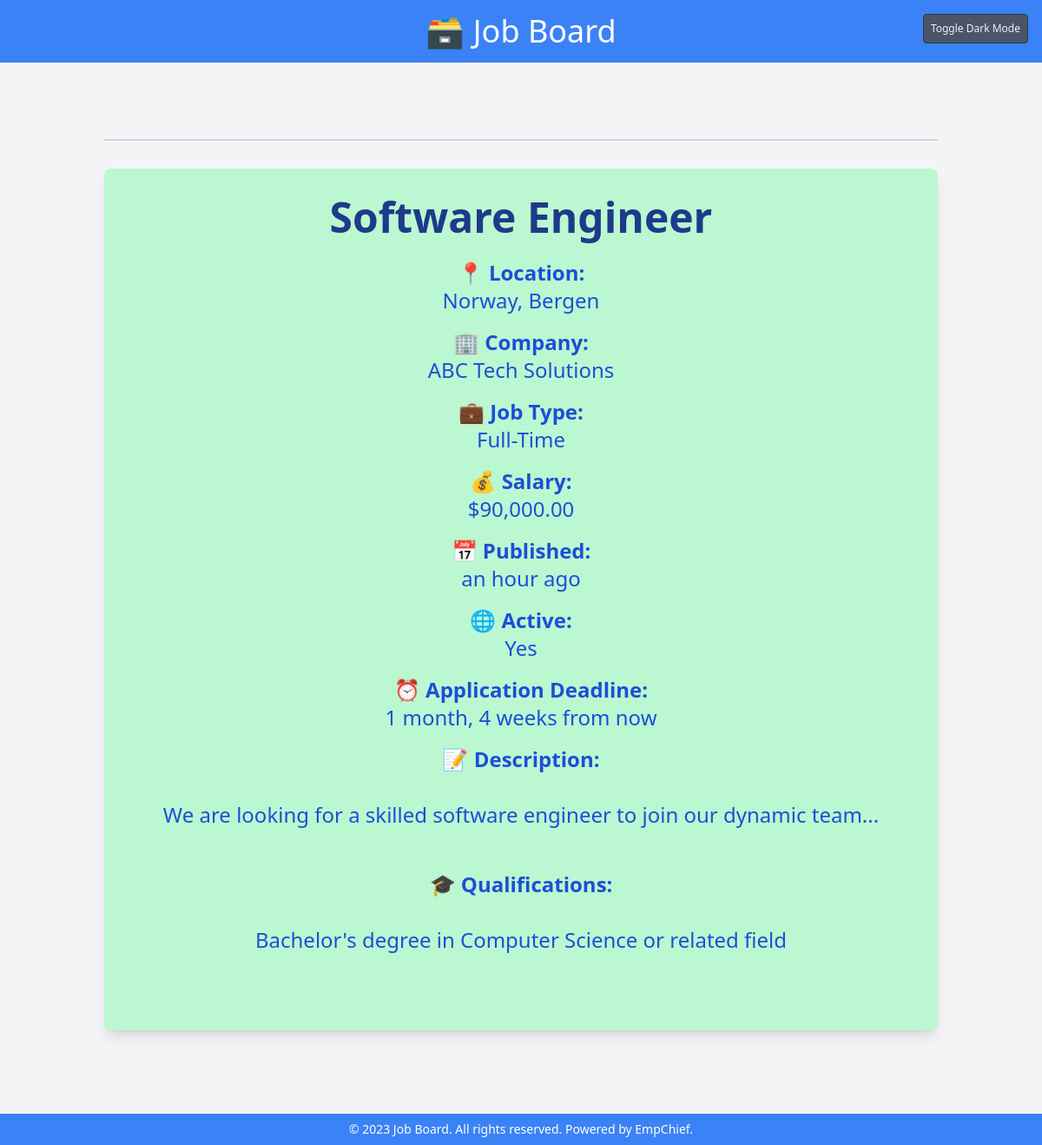
Page /jobs/1/ on the committed database.
### JobBoard/models.py (models this page shows, shortened)
class JobPosting(models.Model):
    title = models.CharField(max_length=100, blank=False)
    description = models.TextField(blank=False)
    location = models.CharField(max_length=100)
    job_type = models.CharField(max_length=20)
    published_at = models.DateTimeField(auto_now_add=True)
    company = models.CharField(max_length=100, blank=False)
    salary = models.DecimalField(max_digits=10, decimal_places=2)
    is_active = models.BooleanField(default=True)
    experience_required = models.CharField(max_length=50,
                                           null=True,
                                           blank=True)
    qualifications = models.TextField(null=True, blank=True)
    application_deadline = models.DateTimeField(default=datetime.now() +
                                                timedelta(days=60),
                                                blank=True)

### JobBoard/views.py (the view)
# urls.py: path('jobs/<int:id>/', job_details, name="job-details"),
def job_details(request, id):
    job_posting = get_object_or_404(JobPosting, id=id, is_active=True)
    context = {"posting": job_posting}
    return render(request, 'JobBoard/job_details.html', context)

### JobBoard/templates/JobBoard/job_details.html
{% extends 'JobBoard/_base.html' %}
{% load humanize %}
{% block content %}
    <div class="container flex flex-col items-center justify-center max-w-full p-4 mx-auto mt-4 bg-green-200 rounded-lg shadow-lg sm:p-8 sm:mt-8 dark:bg-gray-800">
        <h2 class="mb-4 text-3xl font-bold text-blue-900 md:text-4xl lg:text-5xl sm:mb-6">
            {{ posting.title|title }}
        </h2>
        <div class="mb-6 space-y-4">
            <div class="flex flex-col items-center">
                <span class="text-lg font-bold text-blue-700 md:text-xl lg:text-2xl dark:text-gray-300">
                    📍 Location:
                </span>
                <span class="text-lg text-blue-700 break-all whitespace-normal md:text-xl lg:text-2xl dark:text-gray-300">
                    {{ posting.location }}
                </span>
            </div>
            <div class="flex flex-col items-center">
                <span class="text-lg font-bold text-blue-700 md:text-xl lg:text-2xl dark:text-gray-300">
                    🏢 Company:
                </span>
                <span class="text-lg text-blue-700 break-all whitespace-normal md:text-xl lg:text-2xl dark:text-gray-300">
                    {{ posting.company }}
                </span>
            </div>
            <div class="flex flex-col items-center">
                <span class="text-lg font-bold text-blue-700 md:text-xl lg:text-2xl dark:text-gray-300">
                    💼 Job Type:
                </span>
                <span class="text-lg text-blue-700 break-all whitespace-normal md:text-xl lg:text-2xl dark:text-gray-300">
                    {{ posting.job_type|title }}
                </span>
            </div>
            <div class="flex flex-col items-center">
                <span class="text-lg font-bold text-blue-700 md:text-xl lg:text-2xl dark:text-gray-300">
                    💰 Salary:
                </span>
                <span class="text-lg text-blue-700 break-all whitespace-normal md:text-xl lg:text-2xl dark:text-gray-300">
                    ${{ posting.salary|intcomma }}
                </span>
            </div>
            <div class="flex flex-col items-center">
                <span class="text-lg font-bold text-blue-700 md:text-xl lg:text-2xl dark:text-gray-300">
                    📅 Published:
                </span>
                <span class="text-lg text-blue-700 break-all whitespace-normal md:text-xl lg:text-2xl dark:text-gray-300">
                    {{ posting.published_at|naturaltime }}
                </span>
            </div>
            <div class="flex flex-col items-center">
                <span class="text-lg font-bold text-blue-700 md:text-xl lg:text-2xl dark:text-gray-300">
                    🌐 Active:
                </span>
                <span class="text-lg text-blue-700 break-all whitespace-normal md:text-xl lg:text-2xl dark:text-gray-300">
                    {% if posting.is_active %}Yes{% else %}No{% endif %}
                </span>
            </div>
            <div class="flex flex-col items-center">
                <span class="text-lg font-bold text-blue-700 md:text-xl lg:text-2xl dark:text-gray-300">
                    ⏰ Application Deadline:
                </span>
                <span class="text-lg text-blue-700 break-all whitespace-normal md:text-xl lg:text-2xl dark:text-gray-300">
                    {% if posting.application_deadline %}{{ posting.application_deadline|naturaltime }}{% else %}Not specified{% endif %}
                </span>
            </div>
            <div class="flex flex-col items-center">
                <span class="text-lg font-bold text-blue-700 md:text-xl lg:text-2xl dark:text-gray-300">
                    📝 Description:
                </span>
                <span class="max-w-full text-lg text-blue-700 whitespace-pre-wrap md:text-xl lg:text-2xl dark:text-gray-300">
{{ posting.description|default:"N/A" }}
                </span>
            </div>
            <div class="flex flex-col items-center">
                <span class="text-lg font-bold text-blue-700 md:text-xl lg:text-2xl dark:text-gray-300">
                    🎓 Qualifications:
                </span>
                <span class="max-w-full text-lg text-blue-700 whitespace-pre-wrap md:text-xl lg:text-2xl dark:text-gray-300">
{{ posting.qualifications|default:"N/A" }}
                </span>
            </div>
        </div>
    </div>
{% endblock content %}

### JobBoard/templates/JobBoard/_base.html (style rules this page uses)
body { background-color: #fff; color: #000; transition: background-color 0.3s, color 0.3s; }

### rows in the picture
JobPosting: title "Software Engineer", location "Norway, Bergen", company "ABC Tech Solutions", job_type "Full-Time", salary "90,000.00", published_at "an hour ago", application_deadline "1 month, 4 weeks from now", description "We are looking for a skilled software engineer to join our dynamic team...", qualifications "Bachelor's degree in Computer Science or related field"
